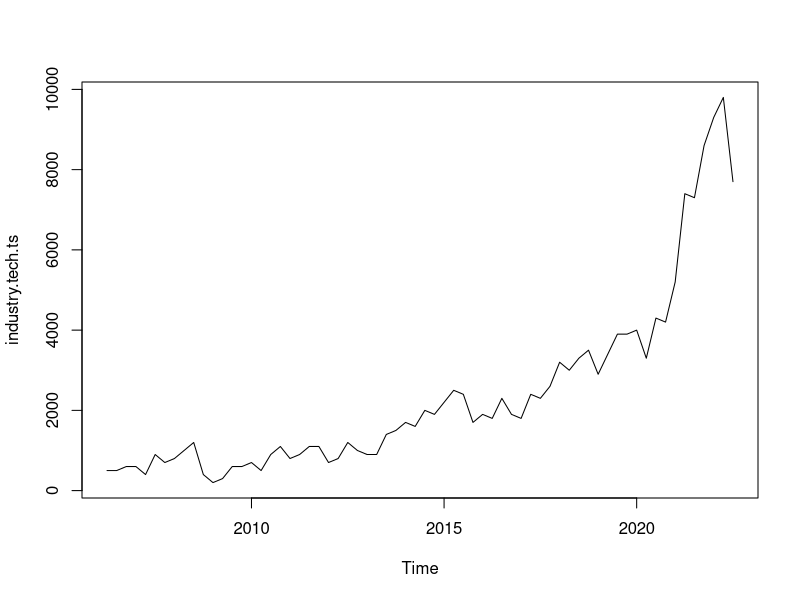
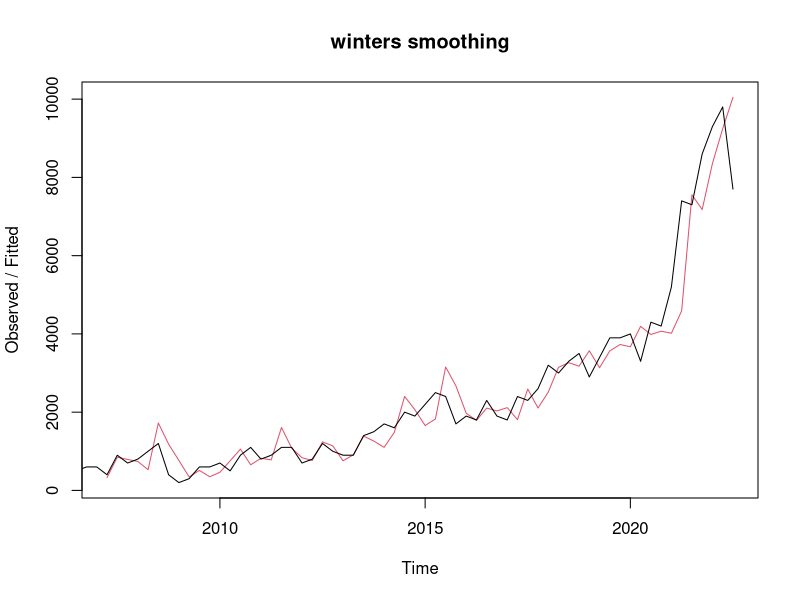
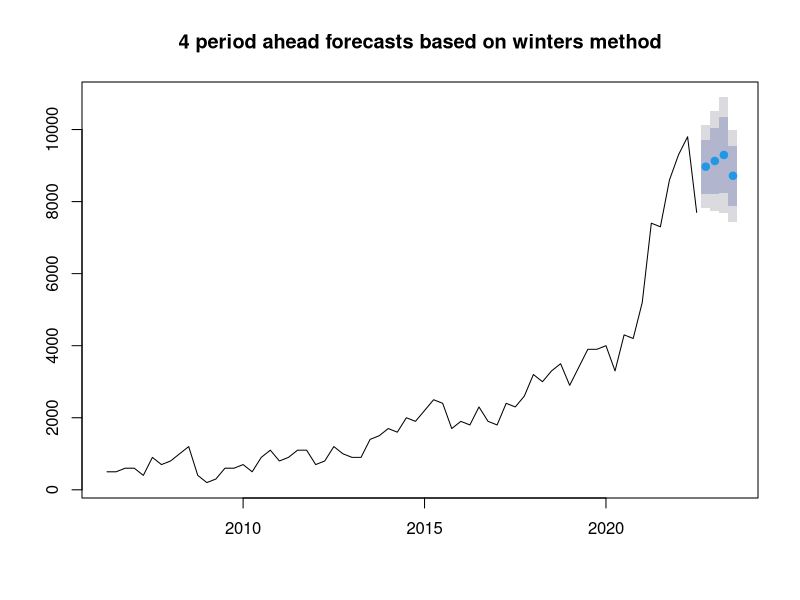

These figures' R source, in order:
library("TTR")
library("forecast")

setwd("C:/Users/kenfo/OneDrive/Desktop/ntu/2. bc2407/project")

industry.df <- read.csv("industry_demand_all_q.csv")
industry.tech.df <- subset(industry.df, select = c(Time, IT...Other.Information.Services))

industry.tech.ts <- ts(industry.tech.df$IT...Other.Information.Services, frequency = 4, start = c(2006, 2))
industry.tech.ts

plot(industry.tech.ts)

m.winters <- HoltWinters(industry.tech.ts, seasonal = "multiplicative")
m.winters

plot(m.winters, main = "winters smoothing")

m.winters.forecasts <- forecast(m.winters, h= 4)
m.winters.forecasts
plot(m.winters.forecasts, main = "4 period ahead forecasts based on winters method")
